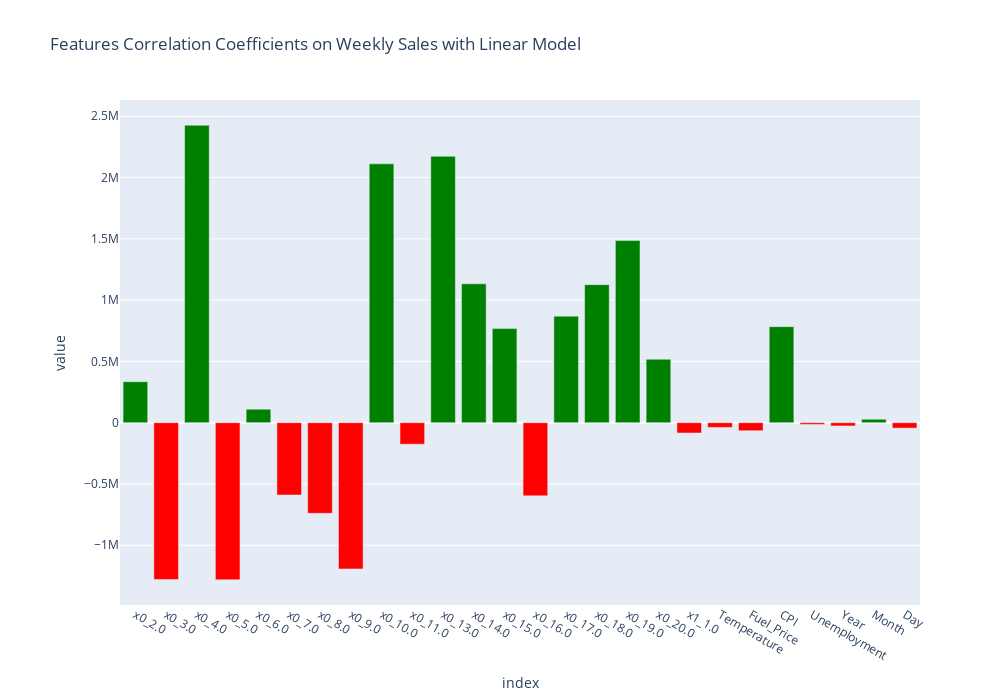

Notebook cell for this chart:
### Markdown cell above
Individual stores have the highest coefficients, which doesn't really help us understand what external factors impact weekly sales It tells us that stores 5, 3, 9 drive the weekly sales down and we should maybe focus on how to improve that

### Code cell
# Plot coefficients
coefs["Color"] = np.where(coefs["coefficients"]<0, 'red', 'green')
fig = px.bar(coefs["coefficients"], orientation = 'v', title="Features Correlation Coefficients on Weekly Sales with Linear Model")
fig.update_layout(showlegend = False, height=700, width=1000, margin = {'l': 120})
fig.update_traces(marker_color=coefs["Color"])               
fig.show()

### Figure 1 — Plotly figure (JSON) as saved in the notebook; plotly's stock layout.template omitted (floating-point values rounded to 4 significant figures)
{"data": [{"alignmentgroup": "True", "hovertemplate": "variable=coefficients<br>index=%{x}<br>value=%{y}<extra></extra>", "legendgroup": "coefficients", "marker": {"color": ["green", "red", "green", "red", "green", "red", "red", "red", "green", "red", "green", "green", "green", "red", "green", "green", "green", "green", "red", "red", "red", "green", "red", "red", "green", "red"], "pattern": {"shape": ""}}, "name": "coefficients", "offsetgroup": "coefficients", "orientation": "v", "showlegend": true, "textposition": "auto", "type": "bar", "x": ["x0_2.0", "x0_3.0", "x0_4.0", "x0_5.0", "x0_6.0", "x0_7.0", "x0_8.0", "x0_9.0", "x0_10.0", "x0_11.0", "x0_13.0", "x0_14.0", "x0_15.0", "x0_16.0", "x0_17.0", "x0_18.0", "x0_19.0", "x0_20.0", "x1_1.0", "Temperature", "Fuel_Price", "CPI", "Unemployment", "Year", "Month", "Day"], "xaxis": "x", "y": [334300.0, -1279000.0, 2427000.0, -1281000.0, 110000.0, -589600.0, -739600.0, -1193000.0, 2112000.0, -175400.0, 2174000.0, 1133000.0, 767700.0, -596900.0, 869300.0, 1126000.0, 1486000.0, 517500.0, -84330.0, -38660.0, -65640.0, 783800.0, -13820.0, -26590.0, 28300.0, -44280.0], "yaxis": "y"}], "layout": {"barmode": "relative", "height": 700, "legend": {"title": {"text": "variable"}, "tracegroupgap": 0}, "margin": {"l": 120}, "showlegend": false, "title": {"text": "Features Correlation Coefficients on Weekly Sales with Linear Model"}, "width": 1000, "xaxis": {"anchor": "y", "domain": [0, 1], "title": {"text": "index"}}, "yaxis": {"anchor": "x", "domain": [0, 1], "title": {"text": "value"}}}}
